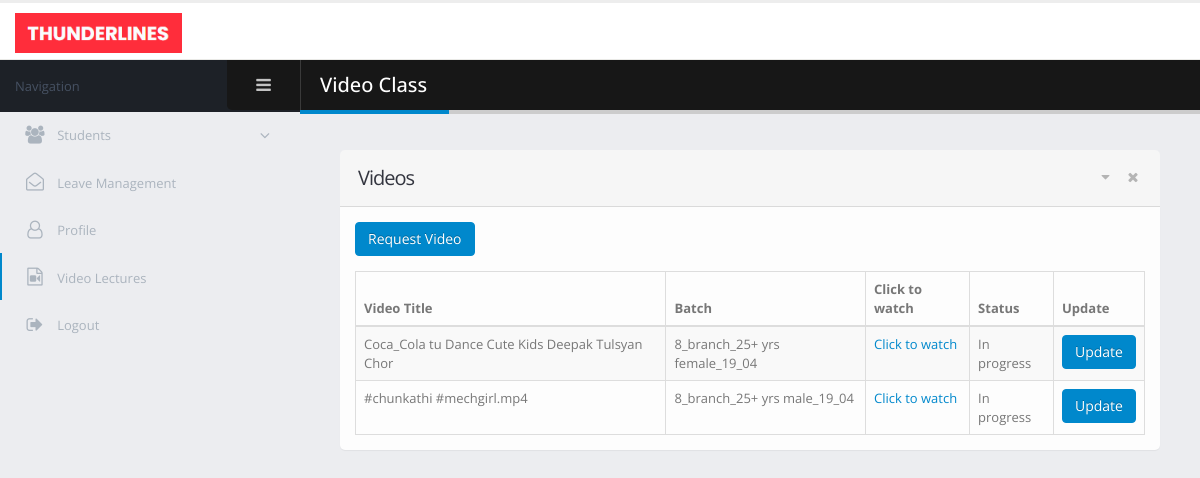
The app's page /choreographer/video_lectures.php (signed in) with its own data.
### tables this page shows
CREATE TABLE `video_class` (
  `video_id` int(11) NOT NULL,
  `video_title` varchar(50) NOT NULL,
  `video_location` text NOT NULL,
  `batch_id` int(11) NOT NULL,
  `video_status` int(11) NOT NULL
);

CREATE TABLE `batch` (
  `batch_id` int(11) NOT NULL,
  `batch_name` varchar(40) NOT NULL,
  `batch_age_grp` varchar(35) NOT NULL,
  `branch_id` int(11) NOT NULL,
  `choreographer_id` int(11) DEFAULT 0
);

### choreographer/video_lectures.php (the view, shortened to what this page needs)
<!doctype html>
<html class="fixed">
<head>
    <link rel="stylesheet" href="../admin/assets/vendor/bootstrap/css/bootstrap.css" />
    <link rel="stylesheet" href="../admin/assets/vendor/font-awesome/css/font-awesome.css" />
    <link rel="stylesheet" href="../admin/assets/vendor/magnific-popup/magnific-popup.css" />
    <link rel="stylesheet" href="../admin/assets/vendor/bootstrap-datepicker/css/bootstrap-datepicker3.css" />
    <link rel="stylesheet" href="../admin/assets/vendor/jquery-ui/jquery-ui.css" />
    <link rel="stylesheet" href="../admin/assets/vendor/jquery-ui/jquery-ui.theme.css" />
    <link rel="stylesheet" href="../admin/assets/vendor/bootstrap-multiselect/bootstrap-multiselect.css" />
    <link rel="stylesheet" href="../admin/assets/vendor/morris.js/morris.css" />
    <link rel="stylesheet" href="../admin/assets/stylesheets/theme.css" />
    <link rel="stylesheet" href="../admin/assets/stylesheets/skins/default.css" />
    <link rel="stylesheet" href="../admin/assets/stylesheets/theme-custom.css">
</head>
<body>
<section class="body">
    <header class="header">
        <div class="logo-container">
            <a href="homepage.php" class="logo">
                <img src="../admin/assets/images/new_logo.png" alt="Porto Admin" height="40"/>
            </a>
        </div>
    </header>
    <div class="inner-wrapper">
        <aside id="sidebar-left" class="sidebar-left">
            <div class="sidebar-header">
                <div class="sidebar-title">
                    Navigation
                </div>
                <div class="sidebar-toggle hidden-xs" data-toggle-class="sidebar-left-collapsed" data-target="html" data-fire-event="sidebar-left-toggle">
                    <i class="fa fa-bars" aria-label="Toggle sidebar"></i>
                </div>
            </div>
            <div class="nano">
                <div class="nano-content">
                    <nav id="menu" class="nav-main" role="navigation">
                        <ul class="nav nav-main ">
                            <li class="nav-parent">
                                <a href="#">
                                    <i class="fa fa-users" aria-hidden="true"></i>
                                    <span>Students</span>
                                </a>
                            </li>
                            <li>
                                <a href="leaves.php">
                                    <i class="fa fa-envelope-open-o" aria-hidden="true"></i>
                                    <span>Leave Management</span>
                                </a>
                            </li>
                            <li>
                                <a href="choreographer_details.php">
                                    <i class="fa fa-user-o" aria-hidden="true"></i>
                                    <span>Profile</span>
                                </a>
                            </li>
                            <li class="nav nav-active">
                                <a href="video_lectures.php">
                                    <i class="fa fa-file-video-o" aria-hidden="true"></i>
                                    <span>Video Lectures</span>
                                </a>
                            </li>
                            <li>
                                <a href="../login.html">
                                    <i class="fa fa-sign-out" aria-hidden="true"></i>
                                    <span>Logout</span>
                                </a>
                            </li>
                        </ul>
                    </nav>
                </div>
            </div>
        </aside>
        <section role="main" class="content-body">
            <header class="page-header">
                <h2>Video Class</h2>
            </header>
            <section class="panel">
                <header class="panel-heading">
                    <div class="panel-actions">
                        <a href="#" class="panel-action panel-action-toggle" data-panel-toggle></a>
                        <a href="#" class="panel-action panel-action-dismiss" data-panel-dismiss></a>
                    </div>
                    <h2 class="panel-title">Videos</h2>
                </header>
                <div class="panel-body">
                    <div class="row">
                        <div class="col-sm-6">
                            <div class="mb-md">
                                <a href="video_request.php">
                                    <button id="reqvideobtn" class="btn btn-primary">Request Video</button>
                                </a>
                            </div>
                        </div>
                    </div>
                    <table class="table table-bordered table-striped mb-none" id="tester_table">
                        <thead>
                        <tr>
                            <th>Video Title</th>
                            <th>Batch</th>
                            <th>Click to watch</th>
                            <th>Status</th>
                            <th>Update</th>
                        </tr>
                        </thead>
                        <tbody>
                        <?php
                        $server_name = "localhost";
                        $user_name = "root";
                        $password = "";
                        $database = "dance-academy";
                        $conn = new mysqli($server_name, $user_name, $password, $database);
                        $choreo_mail = $_SESSION['choreo_mail'];
                        $sel_choreo_id = "select choreographer_id from choreographer where email='$choreo_mail'";
                        $res_choreo_id = $conn->query($sel_choreo_id);
                        $row_choreo_id = $res_choreo_id->fetch_array();
                        $video_sel = "select video_id, video_title, video_location, batch_id, video_status from video_class where batch_id IN(select batch_id from choreographer where choreographer_id='$row_choreo_id[0]')";
                        $res = $conn->query($video_sel);
                        while ($row = $res->fetch_array())
                        {
                            echo "<tr>";
                            echo "<td>$row[1]</td>";
                            $batch_sel = "select batch_name from batch where batch_id ='$row[3]'";
                            $batch_res = mysqli_query($conn, $batch_sel);
                            while ($row_batch = $batch_res->fetch_array())
                            {
                                echo "<td>$row_batch[0]</td>";
                            }
                            echo  "<td><a href='http://localhost/dance-academy/admin/$row[2]' target='_blank'>Click to watch</a></td>";
                            if ($row[4]==0)
                            {
                                echo "<td>Completed</td>";
                            }
                            else if($row[4]==1)
                            {
                                echo "<td>In progress</td>";
                            }
                            echo "<td><a href='update_video_req.php?vid=$row[0]'><button class='btn btn-primary'>Update</button></a></td>";
                        }
                        ?>
                        </tbody>
                    </table>
                </div>
            </section>
        </section>
    </div>
</section>
</body>
</html>

### admin/assets/stylesheets/skins/default.css (style rules this page uses)
a, .btn-link { color: #0088cc; }
body .btn-primary { color: #ffffff; text-shadow: 0 -1px 0 rgba(0, 0, 0, 0.25); background-color: #0088cc; border-color: #0088cc; }
.page-header h2 { border-bottom-color: #0088cc; }
ul.nav-main > li.nav-active > a { box-shadow: 2px 0 0 #0088cc inset; }

### records on screen
video_class: video_title "Coca_Cola tu Dance Cute Kids Deepak Tulsyan Chor", video_status "In progress"
batch: batch_name "8_branch_25+ yrs female_19_04"
video_class: video_title "#chunkathi #mechgirl.mp4", video_status "In progress"
batch: batch_name "8_branch_25+ yrs male_19_04"
